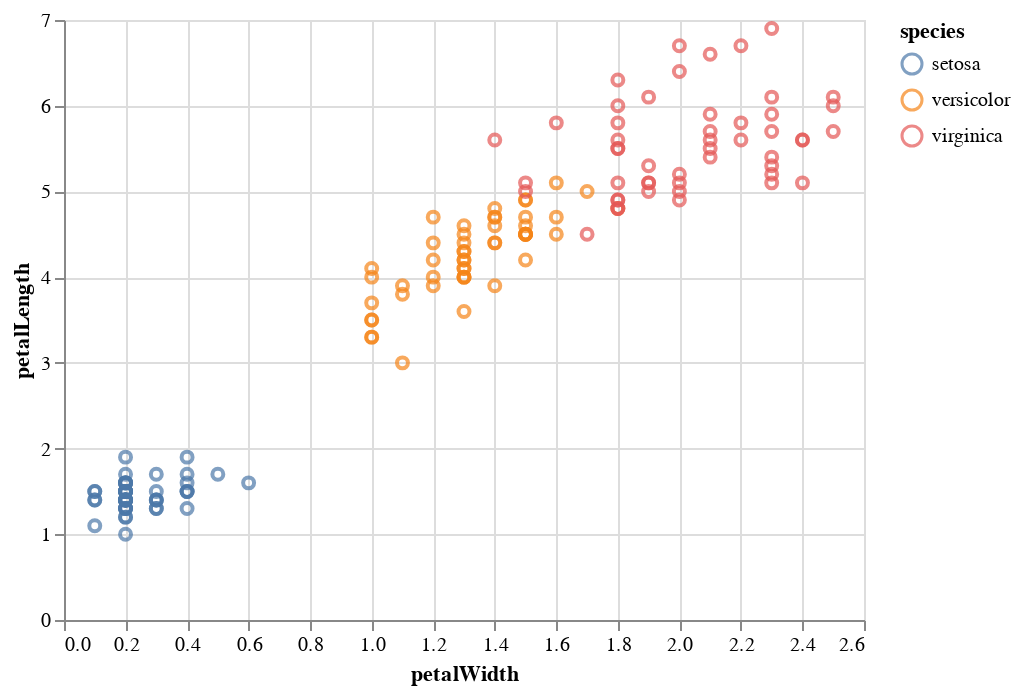

Notebook code for this chart:
### Code cell
iris = data.iris()

alt.Chart(iris).mark_point().encode(
    x='petalWidth',
    y='petalLength',
    color='species'
).interactive()

### Figure 1 — Vega-Lite specification as saved in the notebook (floating-point values rounded to 4 significant figures; data arrays with more than 128 entries replaced by an {"elided": "..."} marker saying what was removed)
{"$schema": "https://vega.github.io/schema/vega-lite/v2.4.1.json", "config": {"view": {"height": 300, "width": 400}}, "data": {"values": {"elided": "150 records"}}, "encoding": {"color": {"field": "species", "type": "nominal"}, "x": {"field": "petalWidth", "type": "quantitative"}, "y": {"field": "petalLength", "type": "quantitative"}}, "mark": "point", "selection": {"selector004": {"bind": "scales", "encodings": ["x", "y"], "mark": {"fill": "#333", "fillOpacity": 0.125, "stroke": "white"}, "on": "[mousedown, window:mouseup] > window:mousemove!", "resolve": "global", "translate": "[mousedown, window:mouseup] > window:mousemove!", "type": "interval", "zoom": "wheel!"}}}
